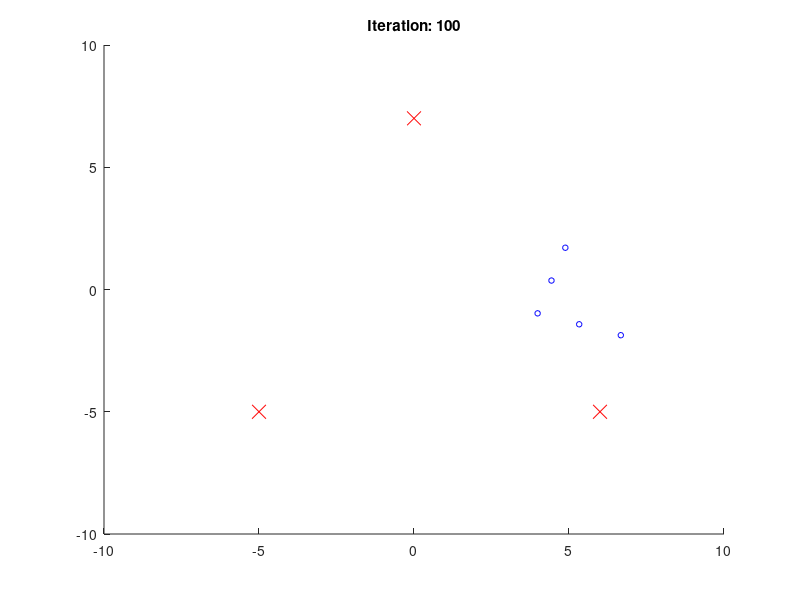

MATLAB code to generate this figure:
% Defining the Size of the graph
X = [-10, 10];
Y = [-10, 10];

% Location of the 3 locations (A,B,C) on the graph
locations = [6, -5; 0, 7; -5, -5];

% Parameters
numParticles = 5;
numLocations = 3;
maxIterations = 100; % how many before the run comes to and end
vShapeFormationSpacing = 1;
lineFormationSpacing = 1;
formationChangeThreshold = 0.5;
approachDistance = 0.25;
movementSpeed = 0.5; % Responsible for the speed of the particles

% Location of master particle
leaderPosition = [0, 0];

% Dictating the V-formation and line formation
vOffsets = [0, 0; -1, -1; 1, -1; -2, -2; 2, -2];
lineOffsets = [0, 0; 0, -1; 0, -2; 0, -3; 0, -4];

% Current target formation
currentTargetIndex = 1;
currentFormation = 'V';

% Simulation loop
for iter = 1:maxIterations
    % Current target location
    currentTarget = locations(currentTargetIndex, :);

    % Master particle movement
    directionToTarget = (currentTarget - leaderPosition);
    normDirectionToTarget = norm(directionToTarget);
    if normDirectionToTarget > 0
        movementStep = min(movementSpeed, normDirectionToTarget);
        leaderPosition = leaderPosition + (directionToTarget / normDirectionToTarget) * movementStep;
    end

    % Rotating formation
    if normDirectionToTarget > 0
        angleToTarget = atan2(directionToTarget(2), directionToTarget(1));
        rotationMatrix = [cos(angleToTarget) -sin(angleToTarget); sin(angleToTarget) cos(angleToTarget)];
        if strcmp(currentFormation, 'V')
            rotatedVOffsets = (rotationMatrix * vOffsets')';
            particlePositions = leaderPosition + rotatedVOffsets;
        else % Line formation
            rotatedLineOffsets = (rotationMatrix * lineOffsets')';
            particlePositions = leaderPosition + rotatedLineOffsets;
        end
    end

    % Graph visualisation
    clf; 
    hold on;
    plot(locations(:, 1), locations(:, 2), 'x', 'MarkerSize', 10, 'Color', 'red'); % Target locations
    plot(particlePositions(:, 1), particlePositions(:, 2), 'o', 'MarkerSize', 4, 'Color', 'blue'); % Particles
    axis([X Y]);
    title(sprintf('Iteration: %d', iter)); % Show current iteration
    hold off;
    pause(0.1);

    % Chwcking the dist to the current location
    if norm(leaderPosition - currentTarget) < formationChangeThreshold
        currentFormation = 'Line';
    elseif norm(leaderPosition - currentTarget) > formationChangeThreshold
        currentFormation = 'V';
    end

    % If target location is met
    if norm(leaderPosition - currentTarget) < approachDistance
        currentTargetIndex = mod(currentTargetIndex, numLocations) + 1;
        currentFormation = 'Line';
    end
end
